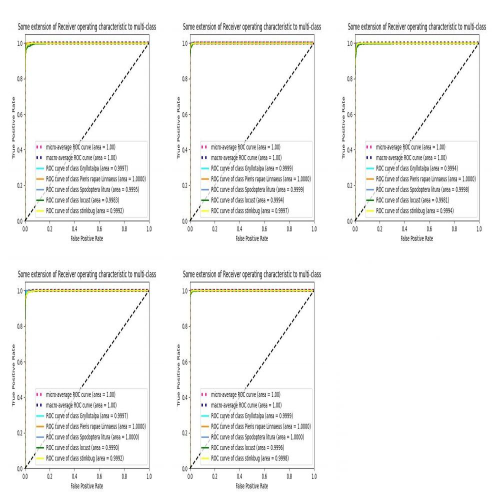
#> input picture models/no_rembg_models/20230416202657986.jpeg, 1000 x 1000 px, given as the content of the folder models/no_rembg_models/20230416202657986.jpeg, which was not available (shown at 1/2 size)
$ python -i data_enhancement.py   (imports and definitions only)
#> lines starting #> are read from the running program, lines starting #| are printed output that depends on the picture; pictures that were not available may be replaced by others from this repository, and a replacement may not be noted
#> in data_enhance, image is the input picture: PIL image 1000x1000 RGB; mean R, G, B 245.1, 245.1, 244.2
#> in data_enhance, `background = Image.new('RGBA',image.size,(255,255,255))`: background: PIL image 1000x1000 RGBA; every value is 255

from tqdm import tqdm


def flip(root_path,img_name):   #Flip Image
    img = Image.open(os.path.join(root_path, img_name))
    background = Image.new('RGBA', img.size, (255, 255, 255))

    # Turn background white
    if img.mode == 'RGBA':
        img = Image.alpha_composite(background, img)
        img = img.convert('RGB')

    filp_img = img.transpose(Image.FLIP_LEFT_RIGHT)
    # filp_img.save(os.path.join(root_path,img_name.split('.')[0] + '_flip.jpg'))
    return filp_img

def rotation_90(root_path, img_name):
#> called with img_name = '20230416202657986.jpeg'
    img = Image.open(os.path.join(root_path, img_name))
    background = Image.new('RGBA', img.size, (255, 255, 255))

    # Turn background white
    if img.mode == 'RGBA':
        img = Image.alpha_composite(background, img)
        img = img.convert('RGB')
    rotation_img = img.rotate(90)
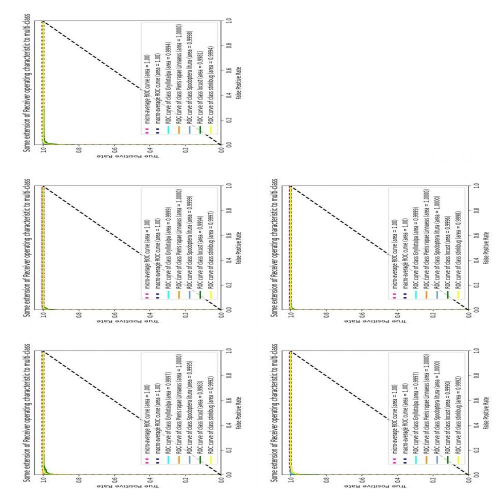
#> rotation_img: PIL image 1000x1000 RGB (shown at 1/2 size); mean R, G, B 245.1, 245.1, 244.2
    # rotation_img.save(os.path.join(root_path,img_name.split('.')[0] + '_rotation.jpg'))
    return rotation_img

def rotation_180(root_path, img_name):
#> called with img_name = '20230416202657986.jpeg'
    img = Image.open(os.path.join(root_path, img_name))
    background = Image.new('RGBA', img.size, (255, 255, 255))

    # Turn background white
    if img.mode == 'RGBA':
        img = Image.alpha_composite(background, img)
        img = img.convert('RGB')
    rotation_img = img.rotate(180)
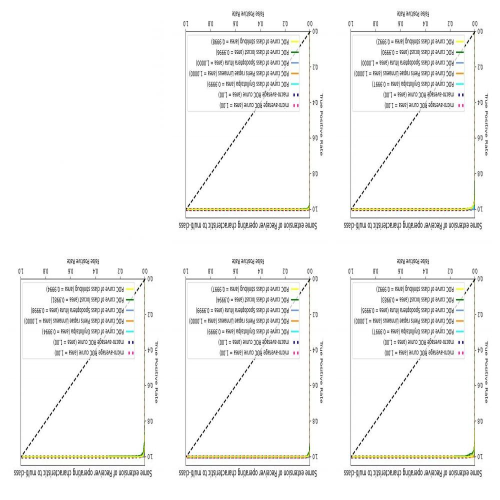
#> rotation_img: PIL image 1000x1000 RGB (shown at 1/2 size); mean R, G, B 245.1, 245.1, 244.2
    # rotation_img.save(os.path.join(root_path,img_name.split('.')[0] + '_rotation.jpg'))
    return rotation_img

def rotation_270(root_path, img_name):
#> called with img_name = '20230416202657986.jpeg'
    img = Image.open(os.path.join(root_path, img_name))
    background = Image.new('RGBA', img.size, (255, 255, 255))

    # Turn background white
    if img.mode == 'RGBA':
        img = Image.alpha_composite(background, img)
        img = img.convert('RGB')
    rotation_img = img.rotate(270)
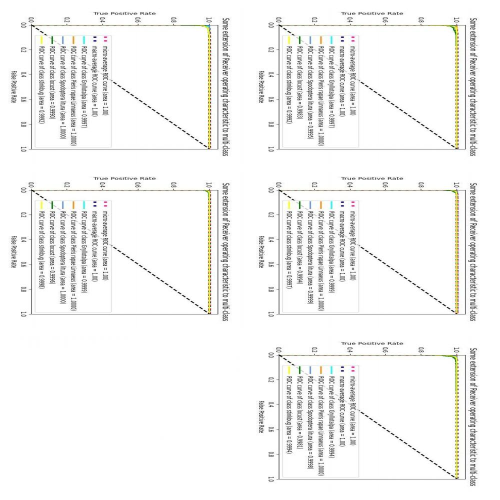
#> rotation_img: PIL image 1000x1000 RGB (shown at 1/2 size); mean R, G, B 245.1, 245.1, 244.2
    # rotation_img.save(os.path.join(root_path,img_name.split('.')[0] + '_rotation.jpg'))
    return rotation_img


# [39 lines left out: functions contrastEnhancement, brightnessEnhancement, colorEnhancement, not called in this run]


from PIL import Image
from PIL import ImageEnhance
import os

def data_enhance(imagepath,savepath):
    class_names = os.listdir(imagepath)

    for class_name in tqdm(class_names,desc='Data augmentation is in progress'):

        a = 1
        img_path = os.path.join(imagepath, class_name)
        save_path = os.path.join(savepath, class_name)
        file_names=os.listdir(img_path)
        for name in file_names:

            saveName = str(a) + "id_" + class_name + ".jpeg"
            image = Image.open(os.path.join(img_path, name))

            background = Image.new('RGBA',image.size,(255,255,255))

            #Turn background white
            if image.mode == 'RGBA':
                image = Image.alpha_composite(background, image)
                image = image.convert('RGB')
            image.save(os.path.join(save_path, saveName))

            #
            # saveName = str(a) + "be_"+class_name+".png"
            # saveImage = brightnessEnhancement(img_path, name)
            # saveImage.save(os.path.join(save_path,saveName))

            # Rotate 90°
            saveName = str(a) + "rot90_" + class_name + ".jpeg"
            saveImage = rotation_90(img_path, name)
            if saveImage.mode == 'P' or saveImage.mode == 'RGBA':
                saveImage = saveImage.convert('RGB')
            saveImage.save(os.path.join(save_path, saveName))

            # Rotate 180°
            saveName = str(a) + "rot180_" + class_name + ".jpeg"
            saveImage = rotation_180(img_path, name)
            if saveImage.mode == 'P' or saveImage.mode == 'RGBA':
                saveImage = saveImage.convert('RGB')
            saveImage.save(os.path.join(save_path, saveName))

            # Rotate 270°
            saveName = str(a) + "rot270_" + class_name + ".jpeg"
            saveImage = rotation_270(img_path, name)
            if saveImage.mode == 'P' or saveImage.mode == 'RGBA':
                saveImage = saveImage.convert('RGB')
            saveImage.save(os.path.join(save_path, saveName))

            # flip
            saveName = str(a) + "fl_" + class_name + ".jpeg"
            saveImage = flip(img_path, name)
#> in flip, `filp_img = img.transpose(Image.FLIP_LEFT_RIGHT)`:
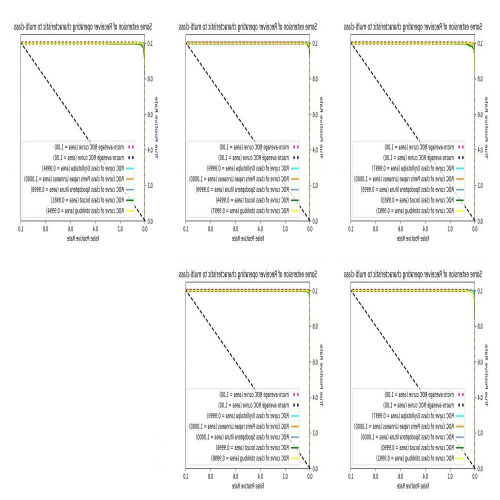
#> filp_img: PIL image 1000x1000 RGB (shown at 1/2 size); mean R, G, B 245.1, 245.1, 244.2

            saveImage.save(os.path.join(save_path, saveName))

            # contrast enhancement
            # saveName = str(a) + "con_"+class_name+".jpg"
            # saveImage = contrastEnhancement(img_path, name)
            # saveImage.save(os.path.join(save_path,saveName))

            a = a + 1

    print("Data augmentation complete")

# [15 lines left out: function test, not called in this run]

>>> result = data_enhance('models/no_rembg_models/20230416202657986.jpeg', 'out.png')

$ run again, on models/no_rembg_models/accuracy.png
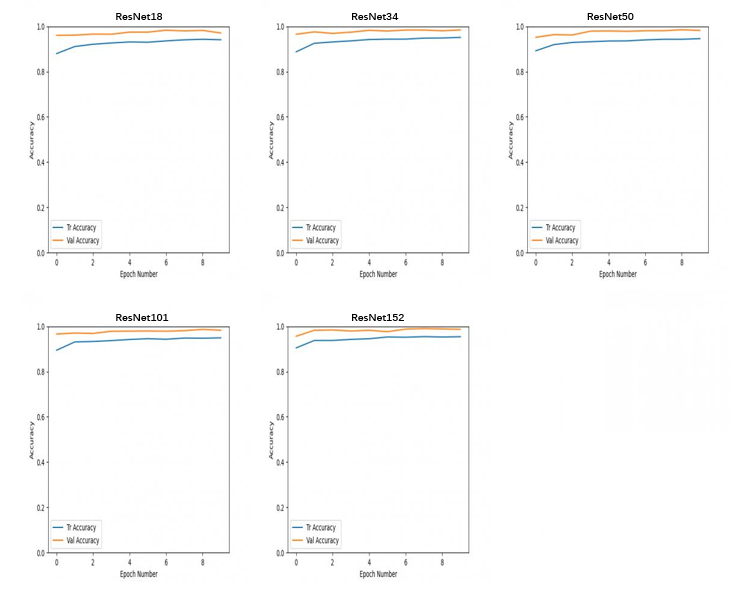
#> input picture models/no_rembg_models/accuracy.png, 750 x 593 px, given as the content of the folder models/no_rembg_models/accuracy.png, which was not available
#> in data_enhance, image is the input picture: PIL image 750x593 RGB; mean R, G, B 251.3, 251.3, 251.1
#> background: PIL image 750x593 RGBA; every value is 255
#> in rotation_270, `rotation_img = img.rotate(270)`:
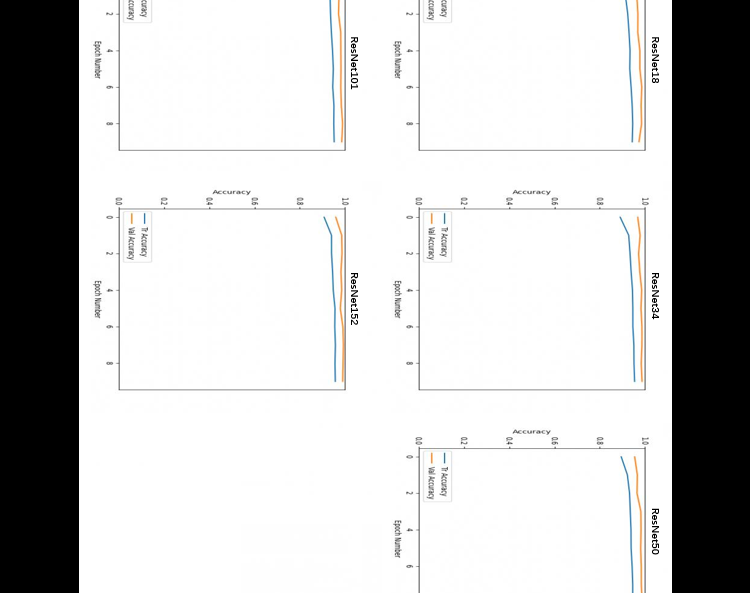
#> rotation_img: PIL image 750x593 RGB; mean R, G, B 198.6, 198.5, 198.4
#> in flip, `filp_img = img.transpose(Image.FLIP_LEFT_RIGHT)`:
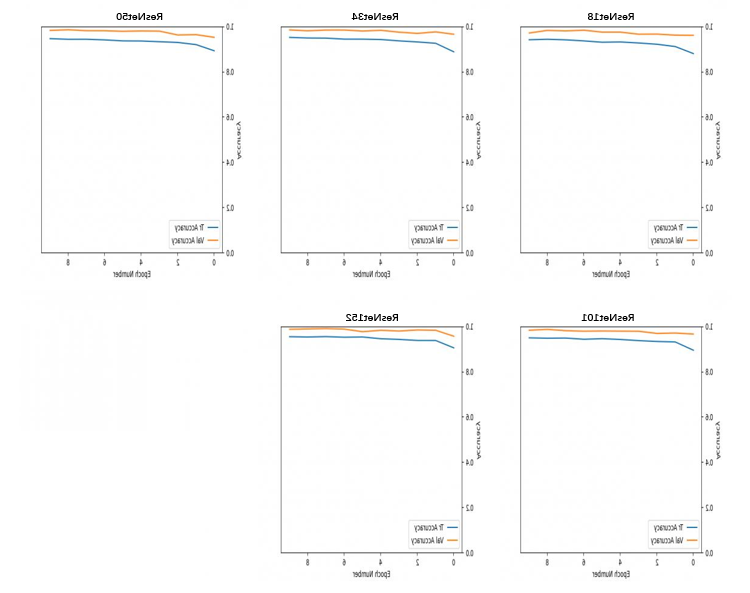
#> filp_img: PIL image 750x593 RGB; mean R, G, B 251.3, 251.3, 251.1

$ run again, on models/no_rembg_models/confusion matrix.jpg
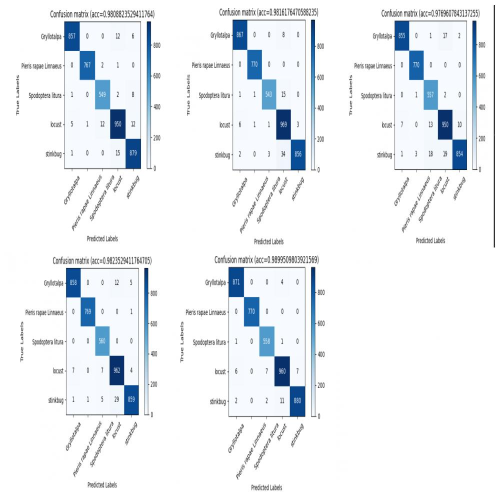
#> input picture models/no_rembg_models/confusion matrix.jpg, 1000 x 1000 px, given as the content of the folder models/no_rembg_models/confusion matrix.jpg, which was not available (shown at 1/2 size)
#> in data_enhance, image is the input picture: PIL image 1000x1000 RGB; mean R, G, B 236.6, 240.4, 244.1
#> background: PIL image 1000x1000 RGBA; every value is 255
#> in rotation_270, `rotation_img = img.rotate(270)`:
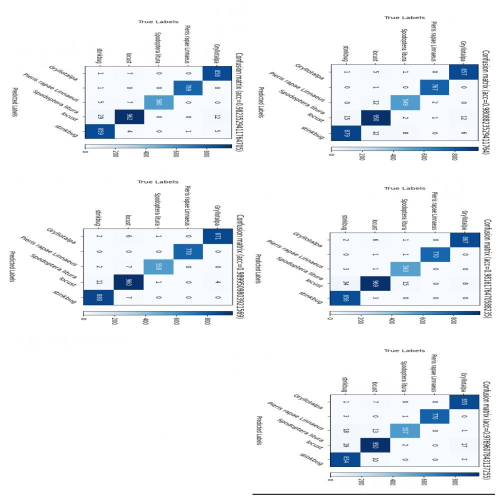
#> rotation_img: PIL image 1000x1000 RGB (shown at 1/2 size); mean R, G, B 236.6, 240.4, 244.1
#> in flip, `filp_img = img.transpose(Image.FLIP_LEFT_RIGHT)`:
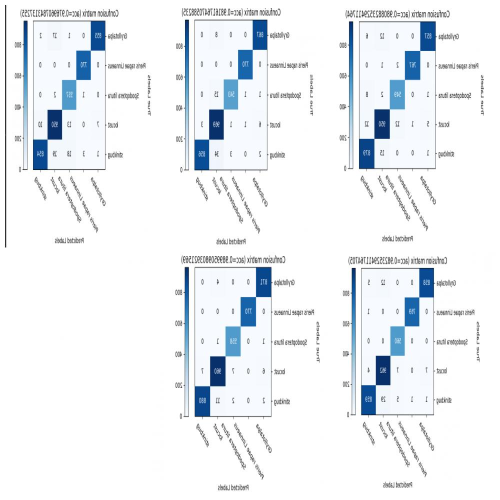
#> filp_img: PIL image 1000x1000 RGB (shown at 1/2 size); mean R, G, B 236.6, 240.4, 244.1
